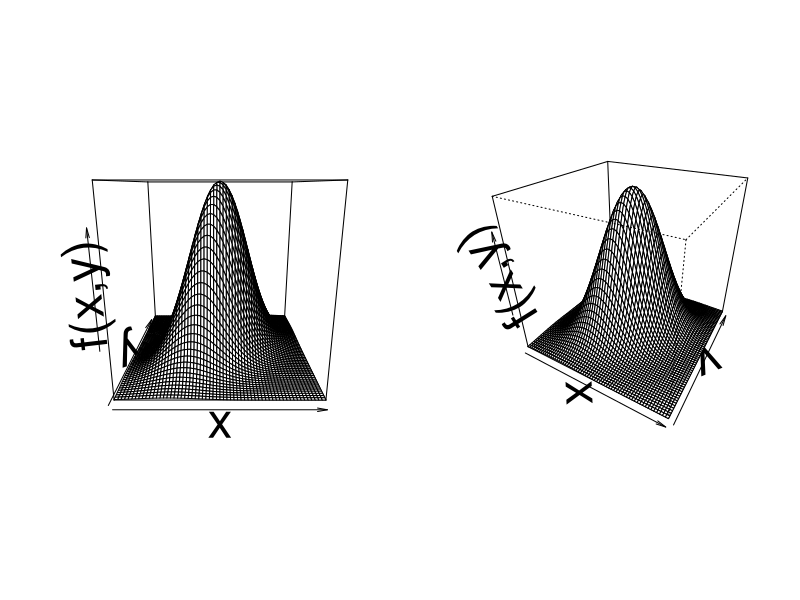
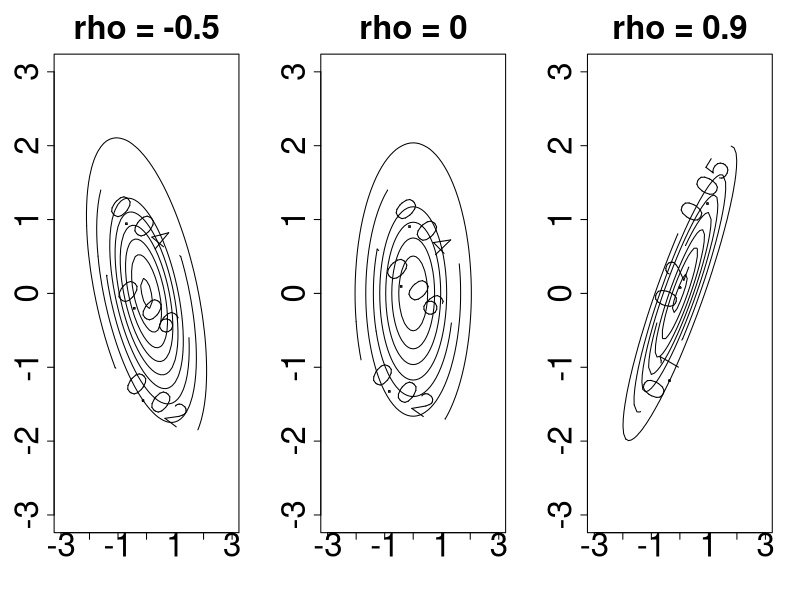
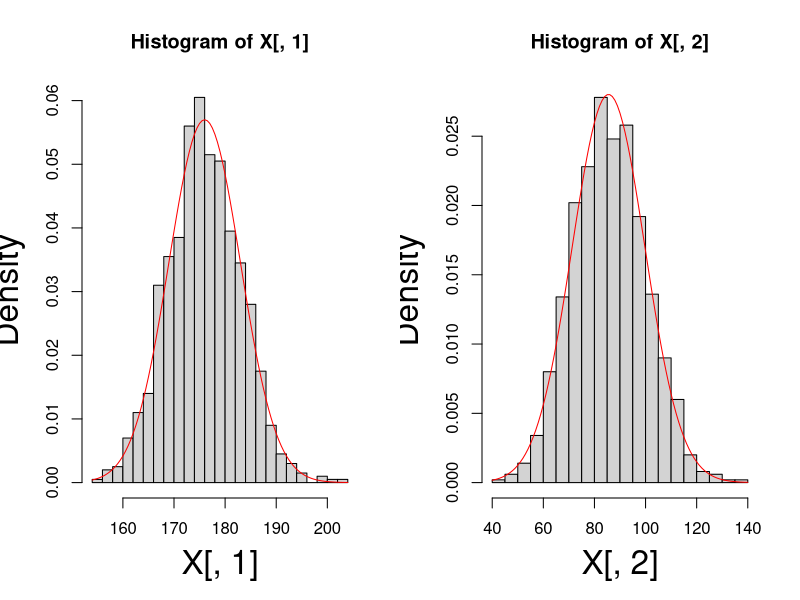
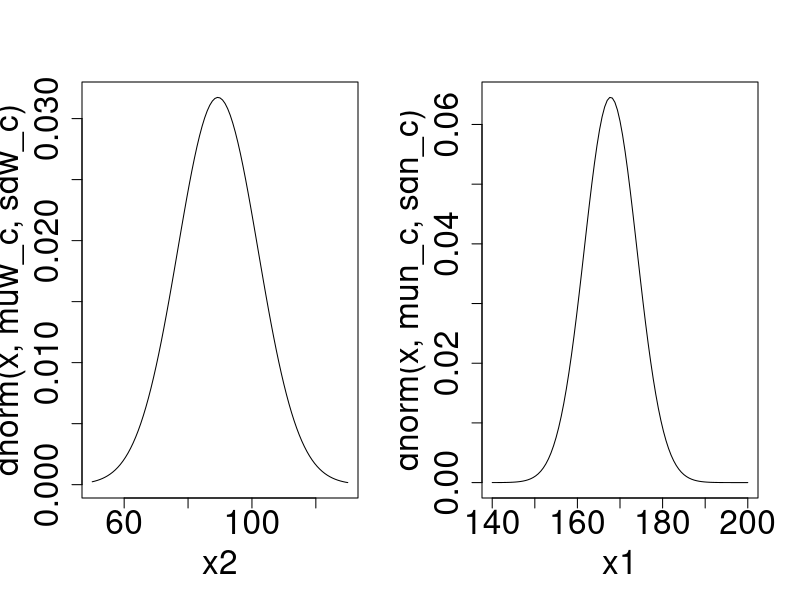
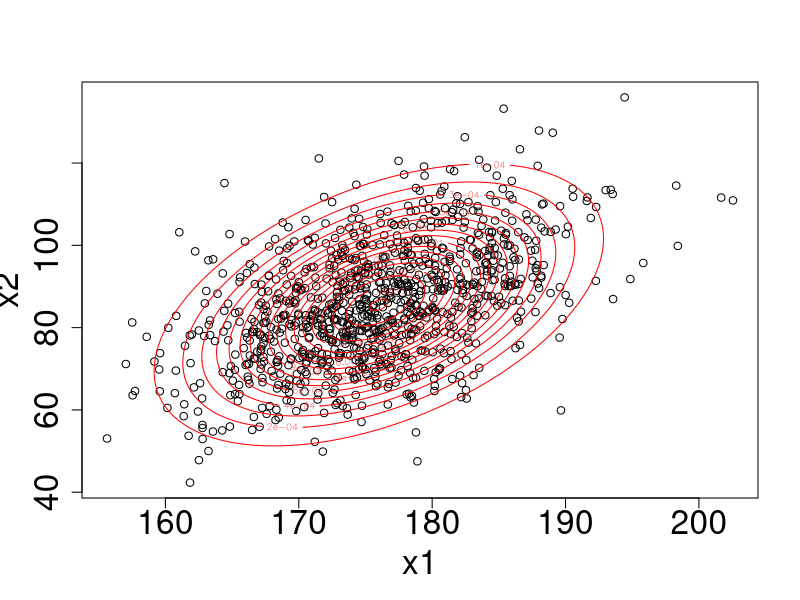
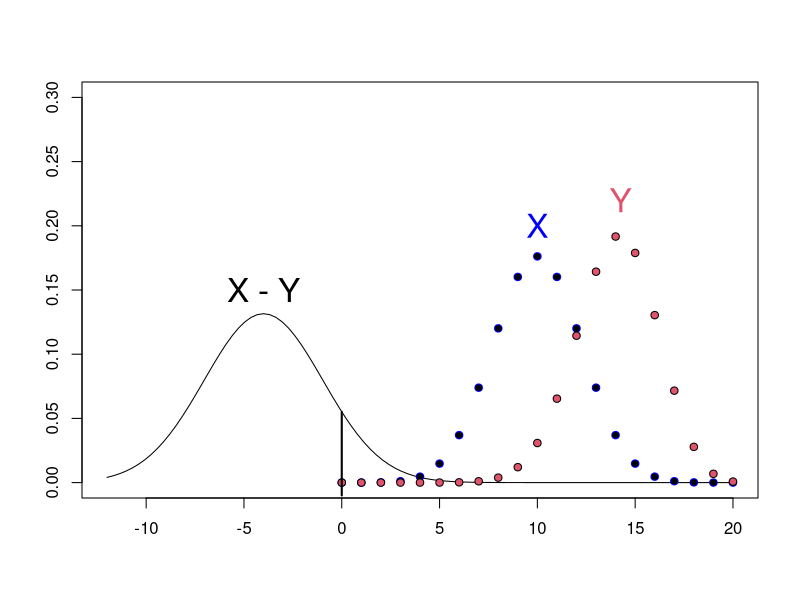
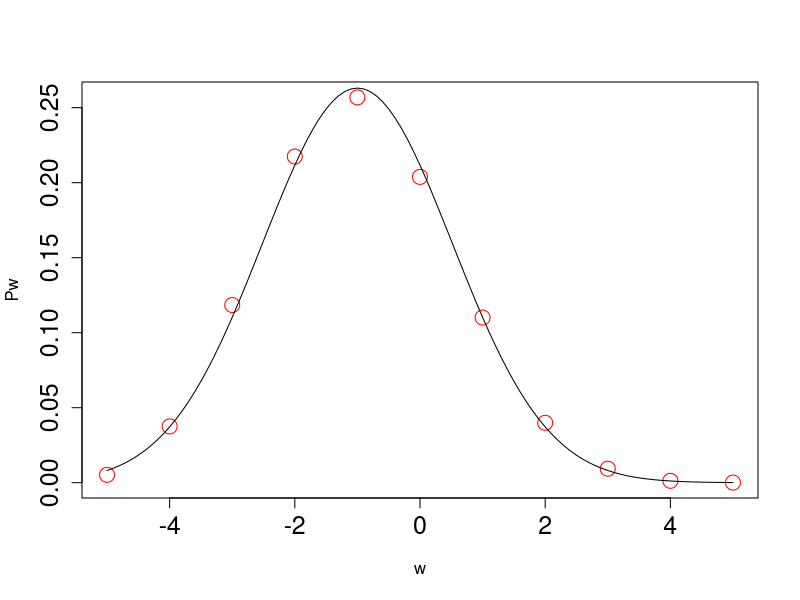
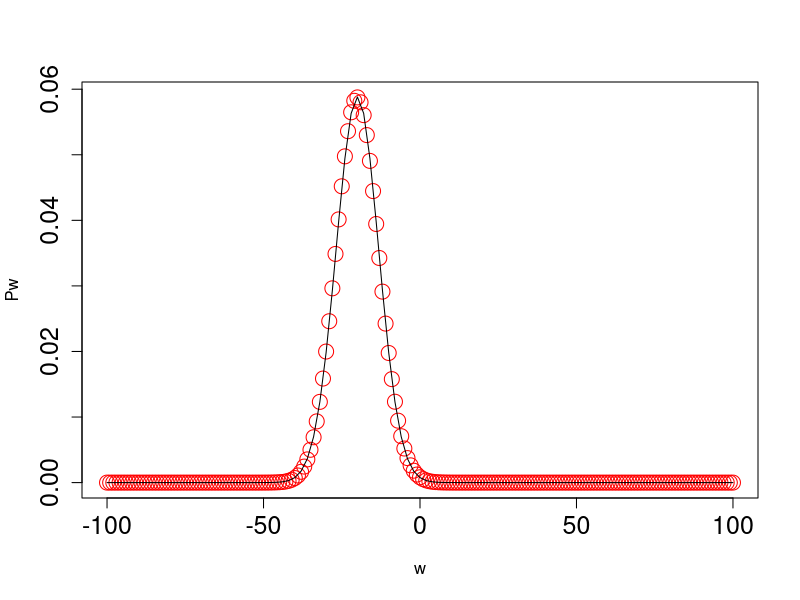

Write R code to recreate these figures, in order.
#################################
# R code for LAB1 - 2/10/2025   #
#                               #
# This is the post-LAB version  #
#################################

#   ____________________________________________________________________________
#   Bivariate normal distribution                                           ####


# TODO: Write a function NBiv(x, y, rho) that returns the pdf of a bivariate
# normal with mean vector (0, 0) and unit variances, correlation = rho.
# It must accept numeric scalars x, y, and a scalar rho in (-1, 1)
# Use only base R functions

NBiv <- function(x,y, rho){
  if (!is.numeric(x) || !is.numeric(y)) stop("x and y must be numeric scalars")
  if (!is.numeric(rho) || length(rho) != 1L) stop("rho must be a single number")
  if (abs(rho) >= 1) stop("rho must be a scalar in (-1, 1)")
  
  den <- 2 * pi * sqrt(1 - rho^2)
  num <- exp(-0.5 * (x^2 + y^2 -2*rho*x*y) / (1 - rho^2))
  return(num/den)
}

# 3D plots
xx <- yy <- seq(-3, 3, by = 0.1)
z <- outer(xx, yy, NBiv, rho = 0.5)
par(mfrow = c(1, 2))
persp(xx, yy, z, xlab = "x", ylab = "y", zlab = "f(x,y)", cex.lab = 3)
persp(xx, yy, z, theta = 30, phi = 30, xlab = "x", ylab = "y", zlab = "f(x,y)", cex.lab = 3)

# Contour level plots (varying rho)
rho <- c(-0.5, 0, 0.9)
z <- list()
for (j in 1:3) z[[j]] <- outer(xx, yy, NBiv, rho = rho[j])
par(mfrow = c(1, 3))
for (j in 1:3) {
  contour(xx, yy, z[[j]],
    main = paste0("rho = ", rho[j]),
    cex.main = 3, cex.axis = 3, labcex = 2
  )
}



#   ____________________________________________________________________________
#   Using the mvtnorm package                                               ####

# Install the mvtnorm package and load it
# install.packages("mvtnorm")
library(mvtnorm)

# Biometric example
# Set the values of mean vector, variances and correlations
mu_h <- 176
mu_w <- 85.52
sd_h <- 7
sd_w <- 14.24
rho <- 0.47

# Build the covariance matrix
cov <- rho * sd_h * sd_w
Sigma <- matrix(c(sd_h^2, cov, cov, sd_w^2), 2, 2, byrow = T)
set.seed(13)
X <- rmvnorm(1000, c(mu_h, mu_w), Sigma)

# Plot the marginal distributions
par(mfrow = c(1, 2))
hist(X[, 1], prob = TRUE, breaks = 30, cex.lab = 2)
curve(dnorm(x, mu_h, sd_h), col = "red", add = TRUE)
hist(X[, 2], prob = TRUE, breaks = 30, cex.lab = 2)
curve(dnorm(x, mu_w, sd_w), col = "red", add = TRUE)

# Get quantities for the conditional distribution
x1.fix <- 180
muw_c <- mu_w + rho * (sd_w / sd_h) * (x1.fix - mu_h)
sdw_c <- sqrt(sd_w^2 * (1 - rho^2))
c(sd_w, sdw_c)

x2.fix <- 50
muh_c <- mu_h + rho * (sd_h / sd_w) * (x2.fix - mu_w)
sdh_c <- sqrt(sd_h^2 * (1 - rho^2))
c(sd_h, sdh_c)

# Plot the conditional distributions
par(mfrow = c(1, 2))
curve(dnorm(x, muw_c, sdw_c),
  from = 50, to = 130,
  cex.lab = 2, cex.axis = 2, xlab = "x2"
)
curve(dnorm(x, muh_c, sdh_c),
  from = 140, to = 200,
  cex.lab = 2, cex.axis = 2, xlab = "x1"
)

# Scatterplot and contour plot
par(mfrow = c(1, 1))
xx <- seq(min(X), max(X), length.out = 500)
yy <- seq(min(X), max(X), length.out = 500)
zz <- outer(X = xx, Y = yy, FUN = function(x, y) {
  dmvnorm(cbind(x, y), mean = c(mu_h, mu_w), sigma = Sigma)
})
plot(X[, 1], X[, 2], xlab = "x1", ylab = "x2", cex.axis = 2, cex.lab = 2)
contour(xx, yy, zz, add = TRUE, col = "red", nlevels = 20)




#   ____________________________________________________________________________
#   Approximation with CLT: Example                                         ####


# Waterpolo match:
# Let X ~ Bin(n, p) be goals of Team X, Y ~ Bin(m, q) for Team Y.
# We study W = X - Y and approximate P(W > 0) using the CLT.


# 1) Set the needed information (provided in the slides)
p <- 0.5
q <- 0.7
n <- m <- 20

# TODO: Fill in mean, variance, sd for W
# 2) obtain mean, variance and standard deviation of W
mW <-  p * n - q * m
varW <- n * p * (1 - p) + m * q * (1 - q)
sdW <- sqrt(varW)

# P(X > Y) = P(W > 0) = ?
PWin_P <- pnorm(0,
  mean = mW,
  sd = sdW,
  lower.tail = FALSE
)
PWin_P

# Visualisation of the pmf $X$ (red) and $Y$ (blue)
# and the pdf of $W=X-Y$
curve(dnorm(x, mW, sdW),
  xlim = c(-12, 20), ylim = c(0, 0.3),
  xlab = "", ylab = "", cex.lab = 1.25
)
points(0:n, dbinom(0:n, n, p), pch = 21, bg = 1, col = "blue")
points(0:m, dbinom(0:m, m, q), pch = 21, bg = 2)
segments(x0 = 0, y0 = -0.01, x1 = 0, y1 = dnorm(0, mW, sdW), lwd = 2)
text(14.25, 0.22, "Y", cex = 2, col = 2)
text(10, 0.2, "X", cex = 2, col = "blue")
text(-4, 0.15, "X - Y", cex = 2, col = 1)

# Obtain the result applying the continuity correction
PWin_P_cc <- pnorm(0.5,
  mean = mW,
  sd = sdW,
  lower.tail = FALSE
)

# Compare
PWin_P_cc
PWin_P # Without c.c.

# Obtain the exact result: this is a naive R implementation
Px <- dbinom(0:n, n, p = p) # Pmf X
Py <- dbinom(0:m, m, p = q) # Pmf Y
Pw <- rep(NA, m + n + 1) # Pmf W

count <- 1 # Counter 1
count2 <- m + n + 1 # Counter 2
for (i in 0:n) {
  idx1 <- 1:(i + 1)
  idx2 <- (n + 1 - i):(n + 1)
  if (i == n) {
    Pw[count] <- sum(Px[idx1] * Py[idx2])
  } else {
    Pw[count] <- sum(Px[idx1] * Py[idx2])
    Pw[count2] <- sum(Px[idx2] * Py[idx1])
  }
  count <- count + 1
  count2 <- count2 - 1
}
sum(Pw) # check whether the probability sum up to 1

sum(Pw[(n + 2):length(Pw)]) # P(W>0 )

# To compare the effect of n on the quality of the approximation
# it is smarter to build a function
PMFw <- function(n, m, p, q) {
  Px <- dbinom(0:n, n, p = p)
  Py <- dbinom(0:m, m, p = q)
  Pw <- rep(NA, m + n + 1)

  count <- 1
  count2 <- m + n + 1
  for (i in 0:n) {
    idx1 <- 1:(i + 1)
    idx2 <- (n + 1 - i):(n + 1)
    if (i == n) {
      Pw[count] <- sum(Px[idx1] * Py[idx2])
    } else {
      Pw[count] <- sum(Px[idx1] * Py[idx2])
      Pw[count2] <- sum(Px[idx2] * Py[idx1])
    }
    count <- count + 1
    count2 <- count2 - 1
  }
  return(Pw)
}

p <- 0.5
q <- 0.7

# Case lower n
n <- m <- 5

# TODO: Fill in mean, variance, sd for W
mW <-  p * n - q * m
varW <- n * p * (1 - p) + m * q * (1 - q)
sdW <- sqrt(varW)

PWin_P <- pnorm(0, mean = mW, sd = sdW, lower.tail = FALSE)
PWin_P_cc <- pnorm(0.5, mean = mW, sd = sdW, lower.tail = FALSE)


Pw <- PMFw(n, m, p, q)
sum(Pw[(n + 2):length(Pw)]) # P(W>0 )
PWin_P # appr. P(W>0 )
PWin_P_cc # appr. with c.c. P(W>0 )


plot(-n:m, Pw, xlab = "w", col = "red", cex.axis = 1.5, cex = 2)
curve(dnorm(x, mW, sdW), add = TRUE)

# Case higher n
n <- m <- 100

# TODO: Fill in mean, variance, sd for W
mW <-  p * n - q * m
varW <- n * p * (1 - p) + m * q * (1 - q)
sdW <- sqrt(varW)

PWin_P <- pnorm(0, mean = mW, sd = sdW, lower.tail = FALSE)
PWin_P_cc <- pnorm(0.5, mean = mW, sd = sdW, lower.tail = FALSE)


Pw <- PMFw(n, m, p, q)
sum(Pw[(n + 2):length(Pw)]) # P(W>0 )
PWin_P # appr. P(W>0 )
PWin_P_cc # appr. with c.c. P(W>0 )


plot(-n:m, Pw, xlab = "w", col = "red", cex.axis = 1.5, cex = 2)
curve(dnorm(x, mW, sdW), add = TRUE)


#   ____________________________________________________________________________
#   Law of large number                                                     ####


LLN_ex <- function(n, p = 0.5, seed = 1234) {
  par(mfrow = c(1, 2), mar = c(4, 4, 1, 1))
  set.seed(seed)
  # Each trajectory is a realization of a sequence of rv
  # First trajectory
  x <- sample(c(0, 1), n, prob = c(1 - p, p), replace = T)
  plot(1:n, cumsum(x) / (1:n),
    type = "l", ylim = c(0, 1),
    ylab = expression(n[Head] / n), xlab = "n"
  )
  abline(h = .5, lty = 2, col = "red")

  # Second trajectory
  x <- sample(c(0, 1), n, prob = c(1 - p, p), replace = T)
  points(1:n, cumsum(x) / (1:n), type = "l", col = "grey")

  plot(1:n, cumsum(x) / (1:n),
    type = "l", ylim = c(0, 1),
    ylab = expression(n[Head] / n), xlab = "n", col = "gray80"
  )

  # Instead, considering 100 trajectories
  for (i in 1:100) {
    x <- sample(c(0, 1), n, prob = c(1 - p, p), replace = T)
    points(1:n, cumsum(x) / (1:n), type = "l", col = "gray80", lwd = .5)
  }
  abline(h = .5, lty = 2, col = "red")
}


n <- 500
LLN_ex(n)

n <- 5000
LLN_ex(n)

